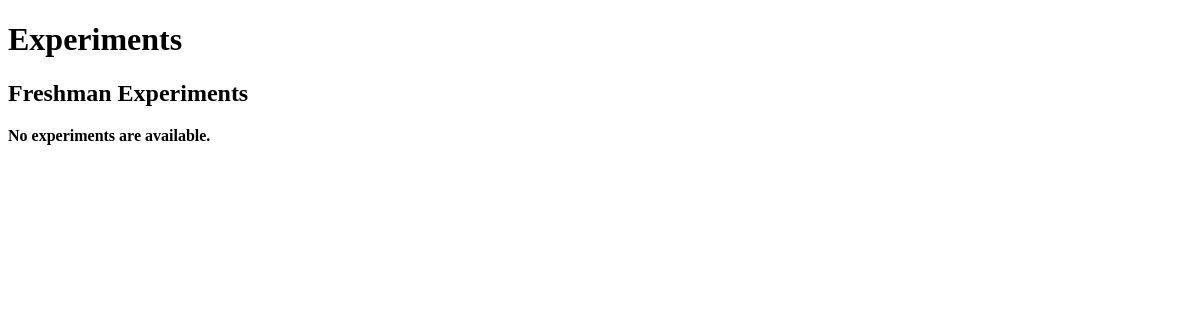
The page /inventory/experiments/ on the database as committed earlier.
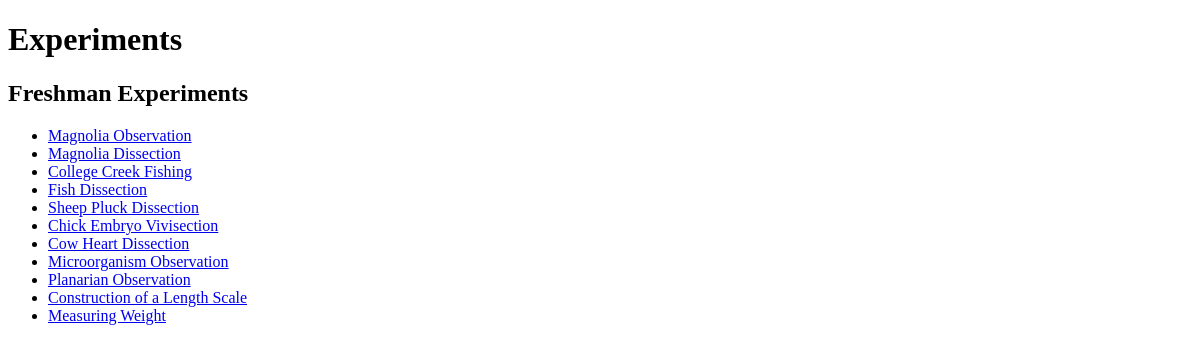
The same page on the database as committed later.
### inventory/models.py (models this page shows, shortened)
class Experiment(models.Model):
    title = models.CharField(max_length=200)
    text = models.ForeignKey('Text', null=True, blank=True)
    session = models.IntegerField(null=True, blank=True)
    procedure = models.TextField(null=True, blank=True)
    materials = models.ManyToManyField('Material', null=True, blank=True)
    resources = models.FileField(upload_to=('/inventory/resources/'), null=True, blank=True)
    tags = models.ManyToManyField('Tag', null=True, blank=True)

### inventory/views.py (the view)
def experiment_index(request):
    context = RequestContext(request)
    experiment_list = Experiment.objects.order_by('session')
    context_dict = {'experiments': experiment_list}
    for experiment in experiment_list:
        experiment.url = url_safe(experiment.title)
    return render_to_response('inventory/experiment_index.html', context_dict, context)

### inventory/views.py (called while the page is built)
def url_safe(string):
    return string.replace(' ', '_')

### templates/inventory/experiment_index.html (shortened to what this page needs)
<!DOCTYPE html>
<html>
    <head>
    </head>
    <body>
        <h1>Experiments</h1>
        <h2>Freshman Experiments</h2>
        {% if experiments %}
            <ul>
            {% for experiment in experiments %}
                <li><a href="{% url 'experiment' experiment.url %}">{{ experiment.title }}</a></li>
            {% endfor %}
            </ul>
        {% else %}
            <p><strong>No experiments are available.</strong></p>
        {% endif%}

Rows that differ between the two databases and show on the page:
added Experiment: title "Magnolia Observation"
added Experiment: title "Magnolia Dissection"
added Experiment: title "College Creek Fishing"
added Experiment: title "Fish Dissection"
added Experiment: title "Sheep Pluck Dissection"
added Experiment: title "Chick Embryo Vivisection"
added Experiment: title "Cow Heart Dissection"
added Experiment: title "Microorganism Observation"
added Experiment: title "Planarian Observation"
added Experiment: title "Construction of a Length Scale"
added Experiment: title "Measuring Weight"
Other text that changed with them:
text no longer shown: "No experiments are available."
